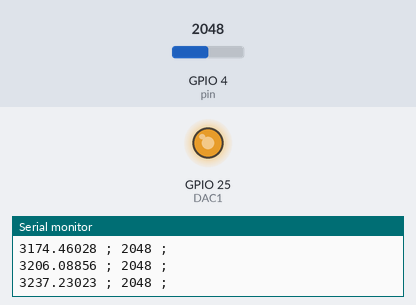
Recording of a sketch running on a simulated ESP32. Shown: output pins drawn as LEDs (lit = HIGH), the last lines printed to the serial monitor. The inputs (shaded band) are chosen by the test bench; at power-on: GPIO 4 (pin) = 2048.

Above: at 0.76 s.
At 1.2 s:
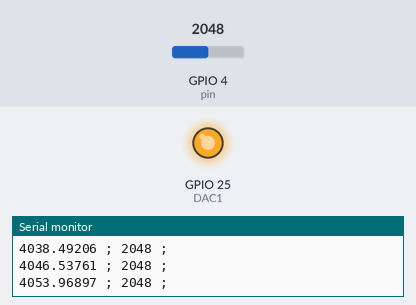
1.3 s: GPIO 4 (pin) set to 491
At 2.35 s:
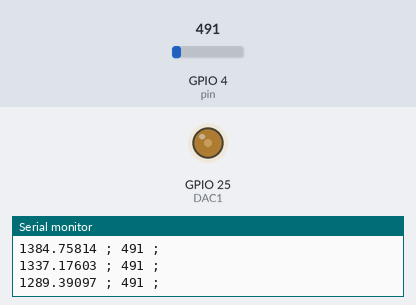
Timing chart, 0 to 10.3 s (numbered marks = the images above; inputs shaded):
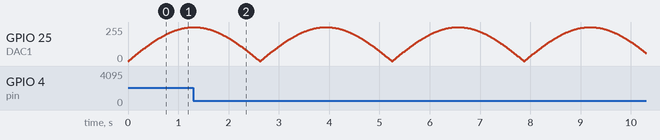

The sketch:

adc_abs_sin.ino
```cpp
#include <Wire.h>

#define   ADC_12BIT_MAX   4096
#define   BAUD 2000000
#define   pin 4
#define   DAC1 25
#define   dacNormPrecision 0.0039215686274509803921568627451

int logicLevelADC;
float voltageADC;
double i = 0;


void setup() {
  Serial.begin(BAUD);
  pinMode(pin, INPUT);
  /* aguarda a serial estar disponível */
  while (!Serial);
  Serial.println();
}

void loop() {

  i > 1 ? i = 0 : 1;

  Serial.print(sin(i*PI)*4095, 5) ;
  dacWrite( DAC1 , sin(i*PI) * 255  );
  Serial.print(" ; ");
  Serial.print(analogRead(pin));
  Serial.println(" ; ");
  i += dacNormPrecision;
  delay(10);
}
```
